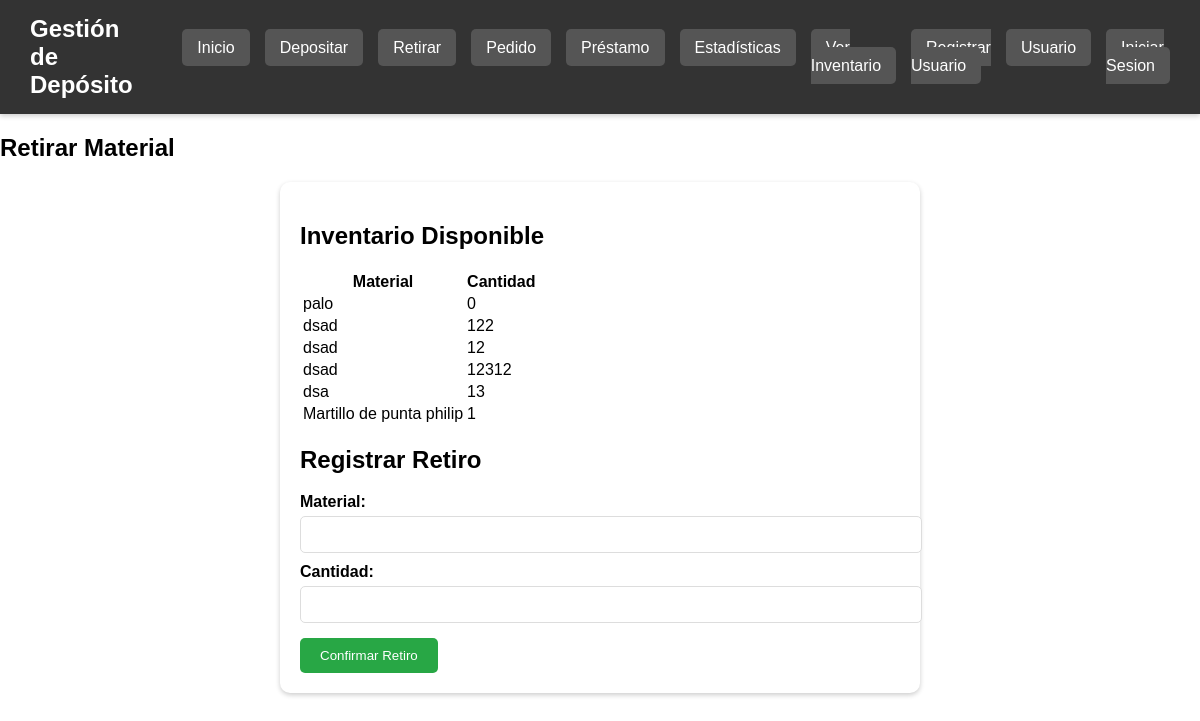
Page /retirar (signed in) on the committed database.
### tables this page shows
CREATE TABLE Inventario (
    id INTEGER PRIMARY KEY AUTOINCREMENT,
    nombre TEXT NOT NULL,
    codigo_barras TEXT UNIQUE NOT NULL,
    cantidad INTEGER NOT NULL,
    ubicacion TEXT NOT NULL
);

### app.py (the view, shortened to what this page needs)
@app.route('/retirar', methods=["GET", "POST"])
@requiere_login
def retirar():
    conn = conectar_bd()
    cursor = conn.cursor()
    cursor.execute("SELECT nombre, cantidad FROM Inventario")
    inventario = cursor.fetchall()
    conn.close()
    return render_template("retirar.html", inventario=inventario)

### app.py (called while the page is built)
def conectar_bd():
    return sqlite3.connect("inventario_colegio.db")

def requiere_login(func):
    @wraps(func)
    def decorador(*args, **kwargs):
        if "user_id" not in session:
            return redirect("/login")
        return func(*args, **kwargs)
    return decorador

### templates/retirar.html (shortened to what this page needs)
<!DOCTYPE html>
<html lang="es">
<head>
    <link rel="stylesheet" href="{{ url_for('static', filename='styles.css') }}">
</head>
<body>
    {% include 'header.html' %}
        <h2>Retirar Material</h2>
        <main>
            <h2>Inventario Disponible</h2>
            <table>
                <tr>
                    <th>Material</th>
                    <th>Cantidad</th>
                </tr>
                {% for item in inventario %}
                <tr>
                    <td>{{ item[0] }}</td>
                    <td>{{ item[1] }}</td>
                </tr>
                {% endfor %}
            </table>
            <h2>Registrar Retiro</h2>
            <form method="POST">
                <label>Material:</label>
                <input type="text" name="material" required><br>
                <label>Cantidad:</label>
                <input type="number" name="cantidad" required><br>
                <button type="submit">Confirmar Retiro</button>
            </form>
        </main>
</body>
</html>

### static/styles.css (style rules this page uses)
body { margin: 0; padding: 0; font-family: 'NombreDeTuFuente', sans-serif; }
main { padding: 20px; max-width: 600px; margin: auto; background: white; box-shadow: 0px 2px 5px rgba(0,0,0,0.2); border-radius: 10px; }
form label { display: block; margin-top: 10px; font-weight: bold; }
form input, form select { width: 100%; padding: 10px; margin-top: 5px; border: 1px solid #ddd; border-radius: 5px; }
button { margin-top: 15px; padding: 10px 20px; background: #28a745; color: white; border: none; border-radius: 5px; cursor: pointer; }

### rows in the picture
Inventario: nombre "palo", cantidad "0"
Inventario: nombre "dsad", cantidad "122"
Inventario: nombre "dsad", cantidad "12"
Inventario: nombre "dsad", cantidad "12312"
Inventario: nombre "dsa", cantidad "13"
Inventario: nombre "Martillo de punta philip", cantidad "1"
